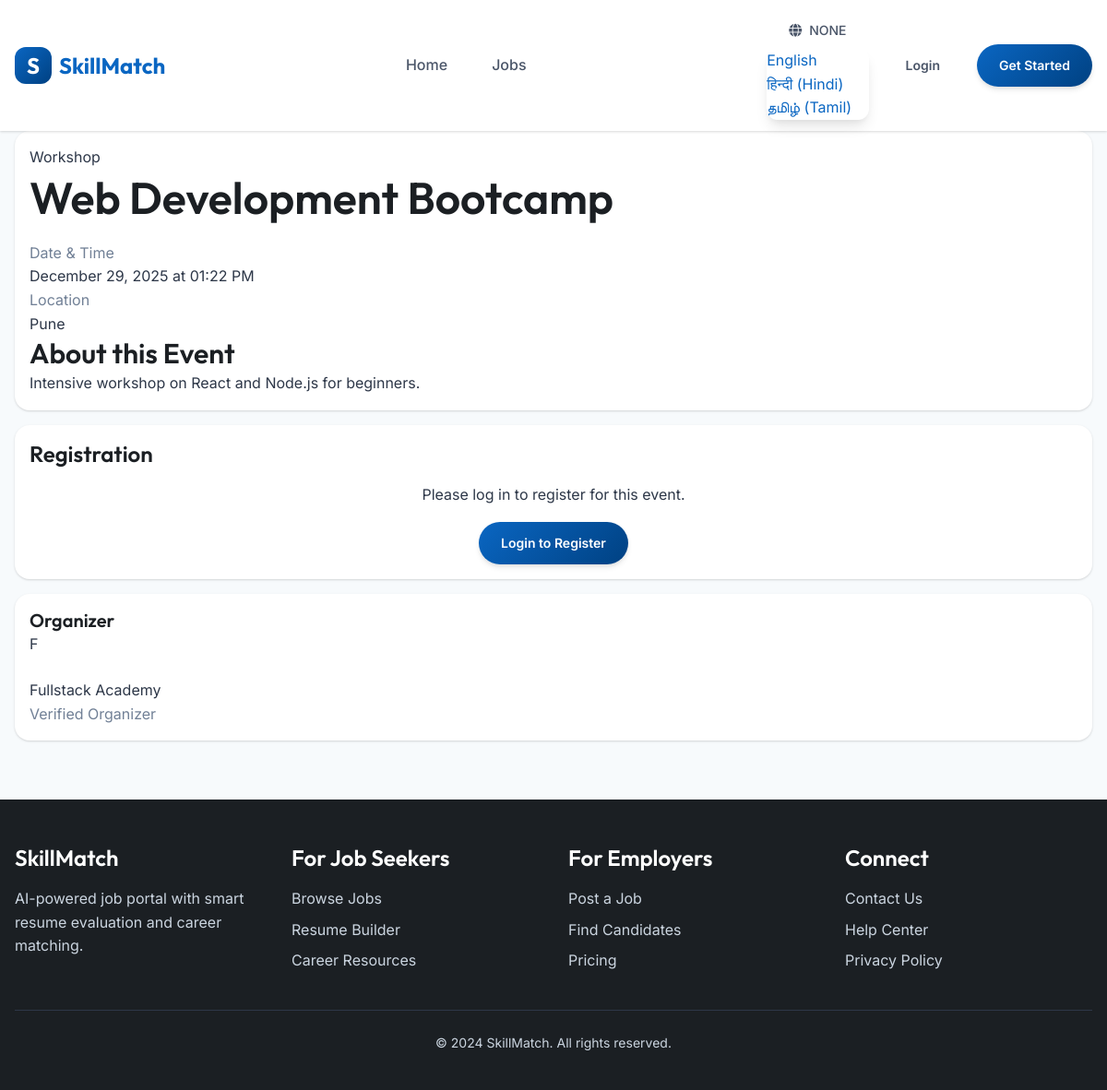
The page /events/4 on the database its author committed.
### models.py (models this page shows)
class Event(db.Model):
    id = db.Column(db.Integer, primary_key=True)
    title = db.Column(db.String(200), nullable=False)
    organizer = db.Column(db.String(100))
    description = db.Column(db.Text)
    event_type = db.Column(db.String(50))  # 'workshop', 'webinar', 'conference', 'internship_fair'
    is_internship = db.Column(db.Boolean, default=False)
    location = db.Column(db.String(200))  # 'Online' or city name
    url = db.Column(db.String(500))
    start_date = db.Column(db.DateTime)
    end_date = db.Column(db.DateTime)
    image_url = db.Column(db.String(200))
    created_at = db.Column(db.DateTime, default=datetime.utcnow)

### modules/events.py (the view)
@events_bp.route('/<int:event_id>')
def detail(event_id):
    event = Event.query.get_or_404(event_id)
    is_registered = False
    if current_user.is_authenticated:
        is_registered = EventRegistration.query.filter_by(event_id=event_id, user_id=current_user.id).first() is not None
    return render_template('events/detail.html', event=event, is_registered=is_registered)

### app.py (called while the page is built)
def get_locale():
    if current_user.is_authenticated and current_user.preferred_language:
        return current_user.preferred_language
    return request.accept_languages.best_match(app.config['LANGUAGES'])

def nl2br(value):
    if not value:
        return ""
    import markupsafe
    return markupsafe.Markup(value.replace('\n', '<br>\n'))

@app.context_processor
def inject_locale():
    return dict(get_locale=get_locale)

### templates/events/detail.html (shortened to what this page needs)
{% extends "base.html" %}
{% block content %}
<div class="container py-5">
    <div class="row g-5">
        <div class="col-lg-8">
            <div class="card border-0 shadow-sm rounded-4 overflow-hidden mb-4">
                <div class="card-body p-4 p-md-5">
                    <div class="d-flex gap-2 mb-3">
                        <span class="badge bg-primary px-3 rounded-pill">{{ event.event_type|capitalize }}</span>
                    </div>
                    <h1 class="display-5 fw-bold mb-4">{{ event.title }}</h1>
                    <div class="row mb-5 border-top border-bottom py-4 g-4">
                        <div class="col-sm-6">
                            <div class="d-flex align-items-center">
                                <div>
                                    <div class="small fw-bold text-muted text-uppercase">Date & Time</div>
                                    <div class="fw-bold">{{ event.start_date.strftime('%B %d, %Y at %I:%M %p') }}</div>
                                </div>
                            </div>
                        </div>
                        <div class="col-sm-6">
                            <div class="d-flex align-items-center">
                                <div>
                                    <div class="small fw-bold text-muted text-uppercase">Location</div>
                                    <div class="fw-bold">{{ event.location or 'Online' }}</div>
                                </div>
                            </div>
                        </div>
                    </div>
                    <h3 class="fw-bold mb-3">About this Event</h3>
                    <div class="event-description lead mb-5">
                        {{ event.description|nl2br }}
                    </div>
                </div>
            </div>
        </div>
        <div class="col-lg-4">
            <div class="sticky-top" style="top: 2rem;">
                <div class="card border-0 shadow rounded-4 p-4 mb-4">
                    <h4 class="fw-bold mb-4">Registration</h4>
                    {% if current_user.is_authenticated %}
                    {% if is_registered %}
                    <div class="text-center py-3">
                        <div class="display-1 text-success mb-3"><i class="bi bi-check-circle-fill"></i></div>
                        <h5 class="fw-bold">You're Registered!</h5>
                        <p class="text-muted small">We've added this event to your calendar. You'll receive updates via
                            email.</p>
                        <a href="{{ url_for('events_bp.my_events') }}"
                            class="btn btn-outline-primary w-100 rounded-pill mt-3">My Events</a>
                    </div>
                    {% else %}
                    <form id="registerForm">
                        <button type="button" onclick="registerForEvent({{ event.id }})"
                            class="btn btn-primary btn-lg w-100 rounded-pill py-3 fw-bold shadow">
                            Register Now
                        </button>
                        <p class="text-center text-muted small mt-3 px-3">
                            By registering, you agree to the event terms and conditions.
                        </p>
                    </form>
                    {% endif %}
                    {% else %}
                    <div class="text-center py-4">
                        <p class="mb-4">Please log in to register for this event.</p>
                        <a href="{{ url_for('login') }}" class="btn btn-primary w-100 rounded-pill py-3 fw-bold">Login
                            to Register</a>
                    </div>
                    {% endif %}
                </div>
                <div class="card border-0 shadow-sm rounded-4 p-4">
                    <h5 class="fw-bold mb-3">Organizer</h5>
                    <div class="d-flex align-items-center">
                        <div class="bg-primary text-white rounded-circle d-flex align-items-center justify-content-center me-3"
                            style="width: 50px; height: 50px;">
                            <span class="h4 mb-0">{{ (event.organizer or 'E')[0] }}</span>
                        </div>
                        <div>
                            <div class="fw-bold">{{ event.organizer or 'Event Organizer' }}</div>
                            <div class="small text-muted">Verified Organizer</div>
                        </div>
                    </div>
                </div>
            </div>
        </div>
    </div>
</div>
{% endblock %}

### static/css/styles.css (style rules this page uses)
:root { --primary: #0A66C2; --primary-dark: #004182; --primary-light: #70B5F9; --dark: #1B1F23; --dark-secondary: #2D3748; --gray-900: #1A202C; --gray-800: #2D3748; --gray-700: #4A5568; --gray-600: #718096; --gray-500: #A0AEC0; --gray-400: #CBD5E0; --gray-300: #E2E8F0; --gray-200: #EDF2F7; --gray-100: #F7FAFC; --white: #FFFFFF; --success: #057642; --success-light: #0A8F4D; --warning: #E7A33E; --error: #CC1016; --error-light: #E53E3E; --info: #3182CE; --gradient-primary: linear-gradient(135deg, #0A66C2 0%, #004182 100%); --gradient-dark: linear-gradient(135deg, #1B1F23 0%, #2D3748 100%); --gradient-success: linear-gradient(135deg, #057642 0%, #0A8F4D 100%); --gradient-hero: linear-gradient(135deg, #667eea 0%, #764ba2 100%); --font-family: 'Inter', -apple-system, BlinkMacSystemFont, 'Segoe UI', Roboto, sans-serif; --font-heading: 'Outfit', var(--font-family); --text-xs: 0.75rem; --text-sm: 0.875rem; --text-base: 1rem; --text-lg: 1.125rem; --text-xl: 1.25rem; --text-2xl: 1.5rem; --text-3xl: 1.875rem; --text-4xl: 2.25rem; --text-5xl: 3rem; --space-1: 0.25rem; --space-2: 0.5rem; --space-3: 0.75rem; --space-4: 1rem; --space-5: 1.25rem; --space-6: 1.5rem; --space-8: 2rem; --space-10: 2.5rem; --space-12: 3rem; --space-16: 4rem; --space-20: 5rem; --radius-sm: 0.375rem; --radius-md: 0.5rem; --radius-lg: 0.75rem; --radius-xl: 1rem; --radius-2xl: 1.5rem; --radius-full: 9999px; --shadow-sm: 0 1px 2px 0 rgba(0, 0, 0, 0.05); --shadow: 0 1px 3px 0 rgba(0, 0, 0, 0.1), 0 1px 2px 0 rgba(0, 0, 0, 0.06); --shadow-md: 0 4px 6px -1px rgba(0, 0, 0, 0.1), 0 2px 4px -1px rgba(0, 0, 0, 0.06); --shadow-lg: 0 10px 15px -3px rgba(0, 0, 0, 0.1), 0 4px 6px -2px rgba(0, 0, 0, 0.05); --shadow-xl: 0 20px 25px -5px rgba(0, 0, 0, 0.1), 0 10px 10px -5px rgba(0, 0, 0, 0.04); --shadow-glow: 0 0 20px rgba(10, 102, 194, 0.3); --glass-bg: rgba(255, 255, 255, 0.1); --glass-border: rgba(255, 255, 255, 0.2); --glass-blur: blur(10px); --transition-fast: 150ms ease; --transition-base: 200ms ease; --transition-slow: 300ms ease; }
* { margin: 0; padding: 0; box-sizing: border-box; }
html { scroll-behavior: smooth; }
body { font-family: var(--font-family); font-size: var(--text-base); line-height: 1.6; color: var(--gray-800); background-color: var(--gray-100); min-height: 100vh; }
h1, h2, h3, h4, h5, h6 { font-family: var(--font-heading); font-weight: 600; line-height: 1.3; color: var(--dark); }
h1 { font-size: var(--text-5xl); }
h3 { font-size: var(--text-3xl); }
h4 { font-size: var(--text-2xl); }
h5 { font-size: var(--text-xl); }
p { margin-bottom: var(--space-4); }
a { color: var(--primary); text-decoration: none; transition: color var(--transition-fast); }
.container { max-width: 1200px; margin: 0 auto; padding: 0 var(--space-4); }
.gap-2 { gap: var(--space-2); }
.btn { display: inline-flex; align-items: center; justify-content: center; gap: var(--space-2); padding: var(--space-3) var(--space-6); font-family: var(--font-family); font-size: var(--text-sm); font-weight: 600; border-radius: var(--radius-full); border: none; cursor: pointer; transition: all var(--transition-base); text-decoration: none; }
.btn-primary { background: var(--gradient-primary); color: var(--white); box-shadow: var(--shadow-md); }
.card { background: var(--white); border-radius: var(--radius-xl); box-shadow: var(--shadow); overflow: hidden; transition: all var(--transition-base); }
.card-body { padding: var(--space-6); }
.text-center { text-align: center; }
.text-muted { color: var(--gray-600); }
.mb-4 { margin-bottom: var(--space-4); }
.p-4 { padding: var(--space-4); }

### rows shown on the page
Event: event_type "Workshop", title "Web Development Bootcamp", start_date "December 29, 2025 at 01:22 PM", location "Pune", description "Intensive workshop on React and Node.js for beginners.", organizer "F", organizer "Fullstack Academy"

### other values the page prints
{{ get_locale()|upper }} "NONE"
